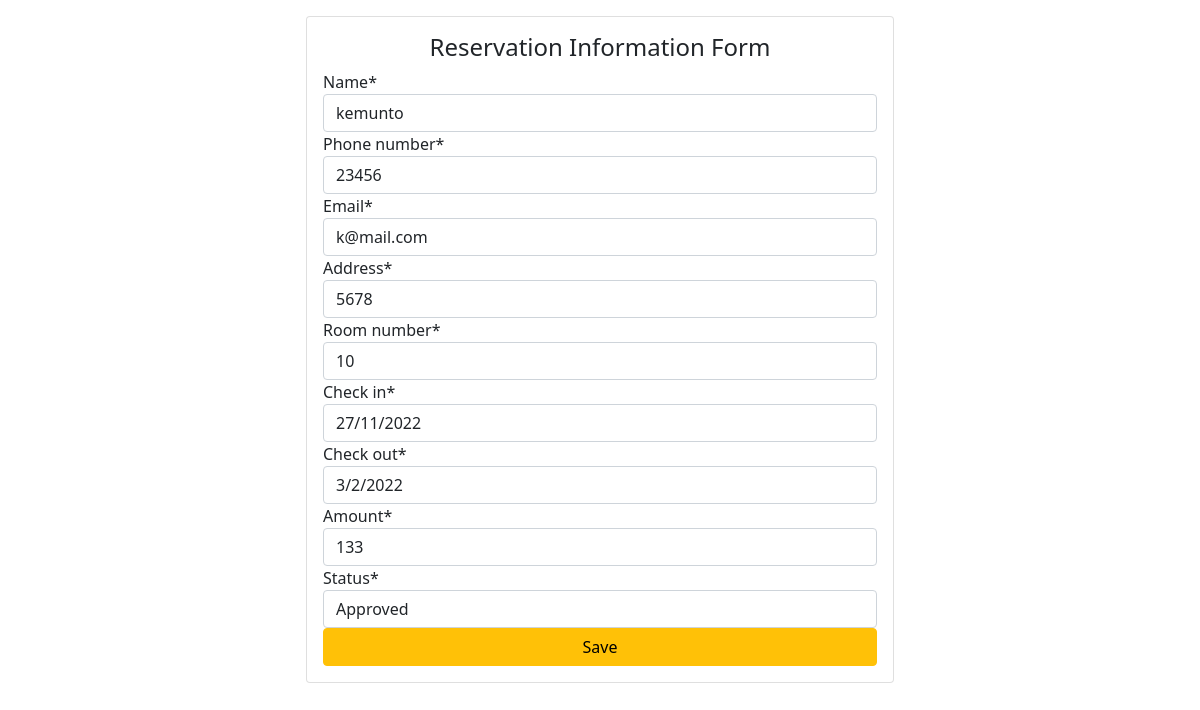
Page /update/3 on the committed database.
### book/models.py (models this page shows, shortened)
class Reservation(models.Model):
    name = models.CharField(max_length=30)
    phone_number = models.CharField(max_length=20)
    email = models.CharField(max_length=50)
    address = models.CharField(max_length=30)
    room_number = models.CharField(max_length=50)
    check_in = models.CharField(max_length=30)
    check_out = models.CharField(max_length=30)
    amount = models.CharField(max_length=20)
    status = models.CharField(max_length=50, default='')

### book/views.py (the view)
# urls.py: path('update/<str:pk>', views.update, name='update'),
def update(request, pk):
    obj = Reservation.objects.get(id=pk)
    form = EditReservationInfoForm(instance=obj)
    if request.method == 'POST':
        form = EditReservationInfoForm(request.POST, instance=obj)
        if form.is_valid():
            form.save()
            messages.info(request, 'details updated successfully.')
            return redirect('reception')
    context = {'form': form}
    return render(request, 'book/update.html', context)

### book/forms.py
class EditReservationInfoForm(forms.ModelForm):
    CHOICE_STATUS = (
        (None, '-- Provide customer\'s status -- '),
        ('Approved', 'Approved'),
        ('Declined', 'Declined'),
        ('Rescheduled', 'Rescheduled'),
    )
    name = forms.CharField(widget=forms.TextInput(attrs={'type': 'text'}))
    phone_number = forms.CharField(widget=forms.TextInput(attrs={'type': 'tel'}))
    email = forms.EmailField(widget=forms.TextInput(attrs={'type': 'email'}))
    address = forms.CharField(widget=forms.TextInput(attrs={'type': 'text'}))
    room_number = forms.CharField(widget=forms.TextInput(attrs={'type': 'text'}))
    check_in = forms.CharField(widget=forms.TextInput(attrs={'type': 'text'}))
    check_out = forms.CharField(widget=forms.TextInput(attrs={'type': 'text'}))
    amount = forms.CharField(widget=forms.TextInput(attrs={'type': 'text'}))
    status = forms.ChoiceField(widget=forms.Select(attrs={'type': 'select'}), choices=CHOICE_STATUS)
    class Meta:
        model = Reservation
        fields = '__all__'

### book/templates/book/update.html (shortened to what this page needs)
{% load static %}
{% load crispy_forms_tags %}
<!DOCTYPE html>
<html>
	<head>
		<link rel="stylesheet" href="{% static 'bootstrap.min.css' %}">
	</head>
	<body>
	<div class="row">
		<div class="col-md-6 offset-sm-3">
			<form action="" method="post" class="card card-body mt-3">
				<h4 class="text-center">Reservation Information Form</h4>
				{{form|crispy}}
				<button type="submit" class="btn btn-warning">Save</button>
			</form>
		</div>
	</div>
	</body>
</html>

### rows in the picture
Reservation: name "kemunto", phone_number "23456", email "k@mail.com", address "5678", room_number "10", check_in "27/11/2022", check_out "3/2/2022", amount "133", status "Approved"
